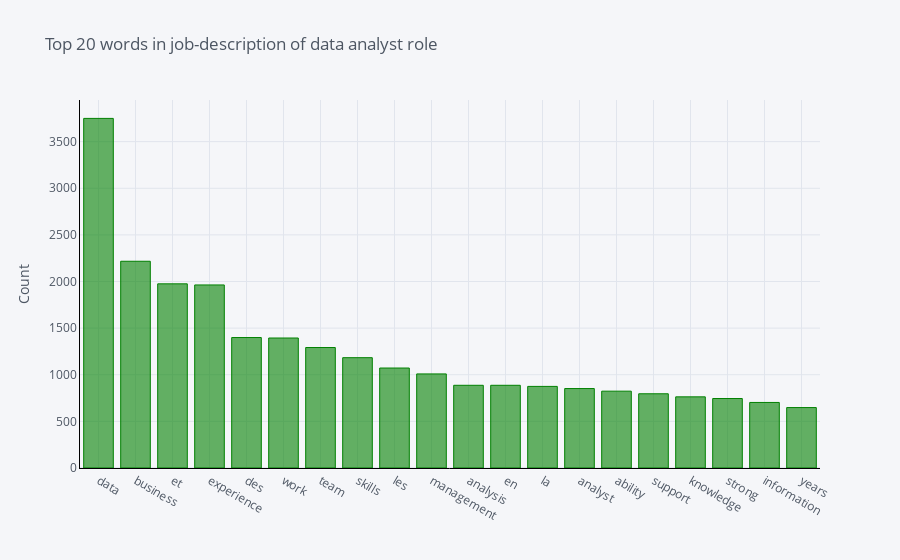

The notebook cell saved with this chart:
### Markdown cell above
## Find top words in job description of data analyst role

### Code cell
n_top = 20
common_words = get_top_n_words(df[df['search_kw'] == 'data analyst']['description'], stop_words='english', n=n_top)
df2 = pd.DataFrame(common_words, columns = ['description' , 'count'])
df2.groupby('description').sum()['count'].sort_values(ascending=False).iplot(
    kind='bar', yTitle='Count', linecolor='black',colors='Green', title='Top 20 words in job-description of data analyst role')

### Figure 1 — Plotly figure (JSON) as saved in the notebook; plotly's stock layout.template omitted (floating-point values rounded to 4 significant figures)
{"data": [{"marker": {"color": "rgba(0, 128, 0, 0.6)", "line": {"color": "rgba(0, 128, 0, 1.0)", "width": 1}}, "name": "count", "orientation": "v", "text": "", "type": "bar", "x": ["data", "business", "et", "experience", "des", "work", "team", "skills", "les", "management", "analysis", "en", "la", "analyst", "ability", "support", "knowledge", "strong", "information", "years"], "y": [3749, 2217, 1975, 1963, 1399, 1394, 1292, 1183, 1072, 1009, 887, 887, 875, 852, 824, 796, 763, 745, 703, 648]}], "layout": {"legend": {"bgcolor": "#F5F6F9", "font": {"color": "#4D5663"}}, "paper_bgcolor": "#F5F6F9", "plot_bgcolor": "#F5F6F9", "title": {"font": {"color": "#4D5663"}, "text": "Top 20 words in job-description of data analyst role"}, "xaxis": {"gridcolor": "#E1E5ED", "linecolor": "black", "showgrid": true, "tickfont": {"color": "#4D5663"}, "title": {"font": {"color": "#4D5663"}, "text": ""}, "zerolinecolor": "#E1E5ED"}, "yaxis": {"gridcolor": "#E1E5ED", "linecolor": "black", "showgrid": true, "tickfont": {"color": "#4D5663"}, "title": {"font": {"color": "#4D5663"}, "text": "Count"}, "zerolinecolor": "#E1E5ED"}}}
